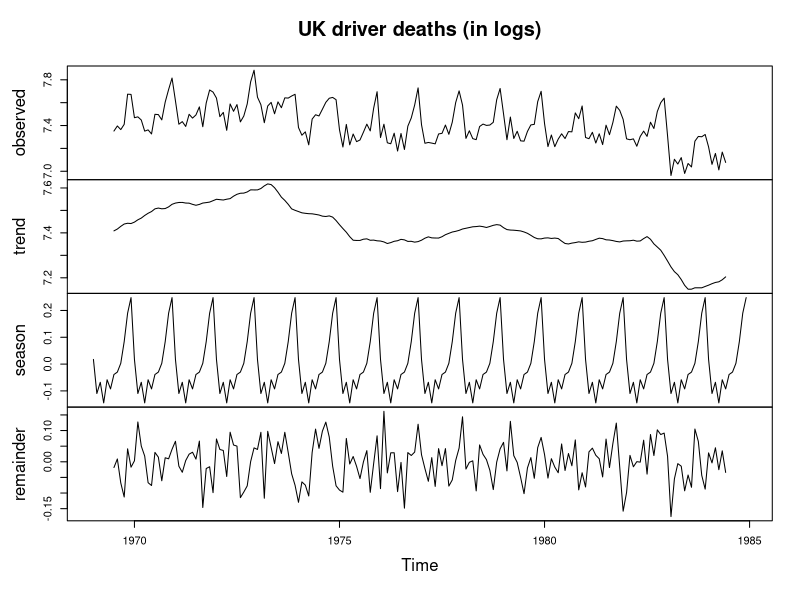
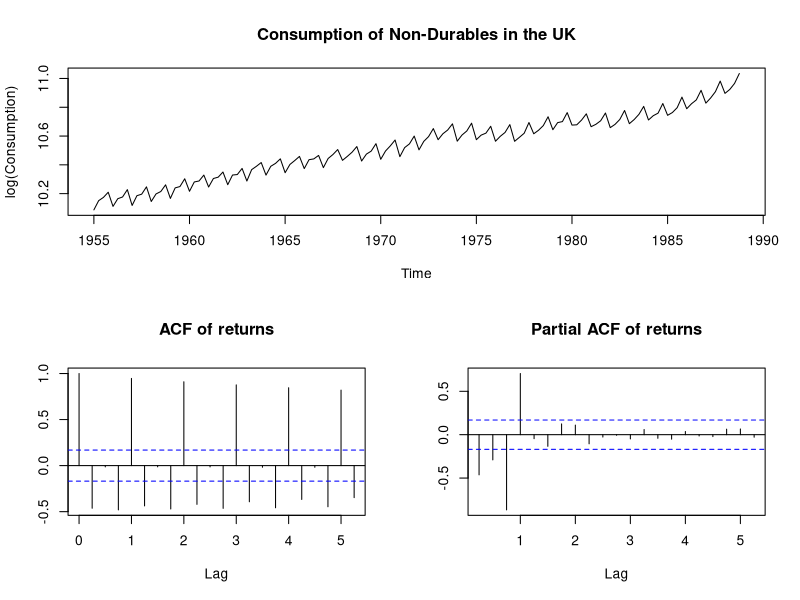
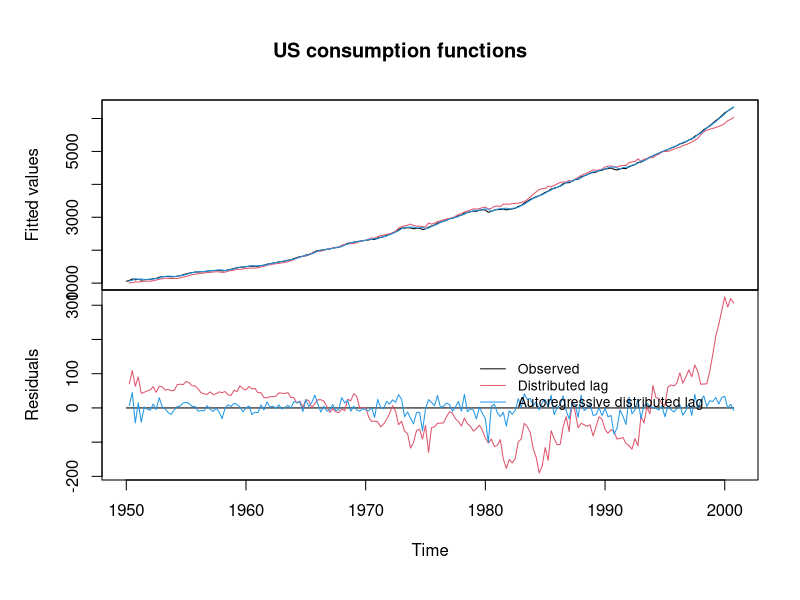
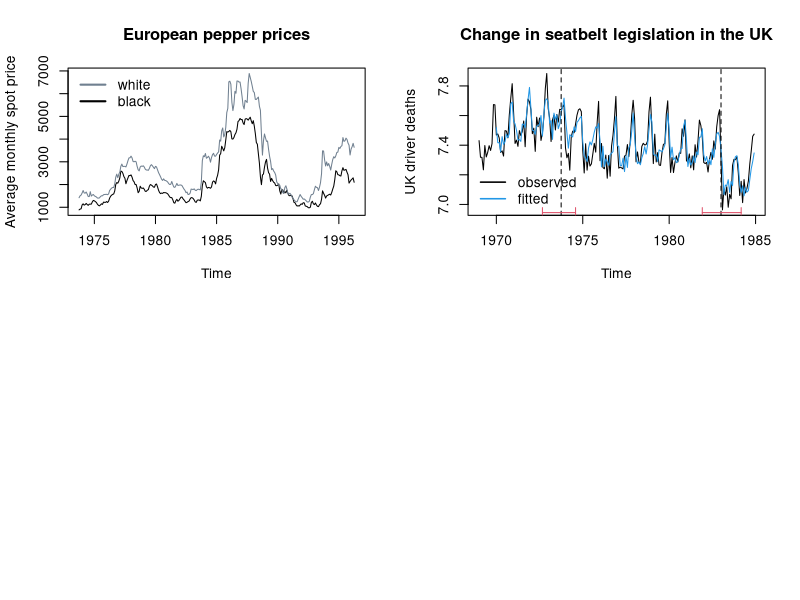
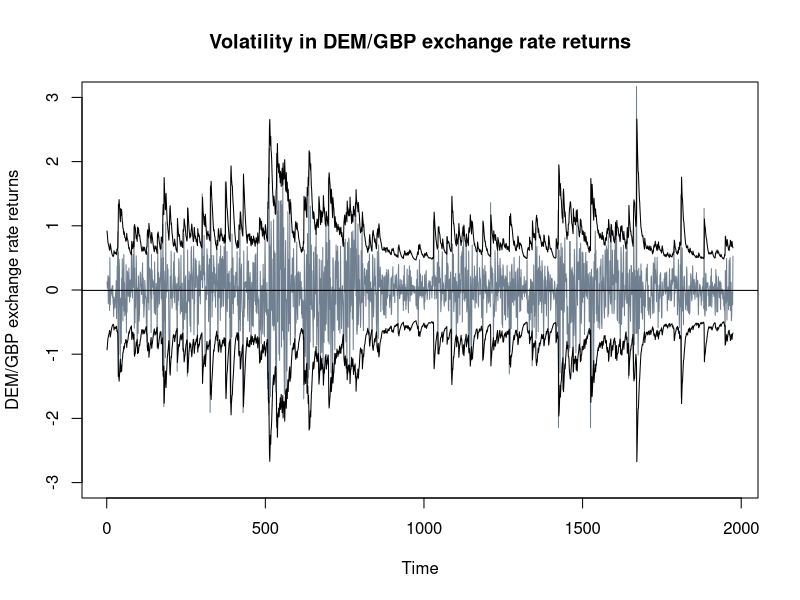

The R script that drew these images, in order:
### R code from vignette source '/home/zeileis/svn/projects/AER/Teaching/TimeSeriesAnalysis/Ch00-Syllabus.Rnw'

###################################################
### code chunk number 1: setup
###################################################
options(prompt = "R> ", continue = "+  ", width = 64,
  digits = 4, show.signif.stars = FALSE, useFancyQuotes = FALSE)
library("AER")
library("strucchange")
set.seed(1071)


###################################################
### code chunk number 2: decompose
###################################################
data("UKDriverDeaths")
x <- decompose(log(UKDriverDeaths))
plot(cbind(
    observed = x$random + x$trend + x$seasonal,
    trend = x$trend,
    season = x$seasonal, 
    remainder = x$random),
  main = "UK driver deaths (in logs)")


###################################################
### code chunk number 3: acf_pacf
###################################################
data("UKNonDurables", package = "AER")
nd <- log(UKNonDurables)
layout(rbind(1, 2:3))
plot(nd, ylab = "log(Consumption)", main = "Consumption of Non-Durables in the UK")
acf(diff(nd), main = "ACF of returns", ylab = "")
pacf(diff(nd), main = "Partial ACF of returns", ylab = "")


###################################################
### code chunk number 4: dynlm
###################################################
data("USMacroG", package = "AER")
library("dynlm")
cons_lm1 <- dynlm(consumption ~ dpi + L(dpi), data = USMacroG)
cons_lm2 <- dynlm(consumption ~ dpi + L(consumption), 
  data = USMacroG)
plot(merge(as.zoo(USMacroG[,"consumption"]), fitted(cons_lm1),
  fitted(cons_lm2), 0, residuals(cons_lm1),
  residuals(cons_lm2)), screens = rep(1:2, c(3, 3)),
  col = rep(c(1, 2, 4), 2), ylab = c("Fitted values", "Residuals"),
  xlab = "Time", main = "US consumption functions")
legend(0.05, 0.95, c("Observed", "Distributed lag", "Autoregressive distributed lag"), 
  col = c(1, 2, 4), lty = 1, bty = "n")


###################################################
### code chunk number 5: urca
###################################################
data("PepperPrice", package = "AER")
plot(PepperPrice, plot.type = "single", col = c("black", "slategray"),
  ylab = "Average monthly spot price",
  main = "European pepper prices")
legend("topleft", c("white", "black"), bty = "n", 
  col = c("slategray", "black"), lty = rep(1,2), lwd = 2)


###################################################
### code chunk number 6: strucchange
###################################################
data("UKDriverDeaths")
dd <- log(UKDriverDeaths)
dd_dat <- ts.intersect(dd, dd1 = lag(dd, k = -1),
  dd12 = lag(dd, k = -12))
dd_bp <- breakpoints(dd ~ dd1 + dd12, data = dd_dat, h = 0.1)
plot(dd, ylab = "UK driver deaths", main = "Change in seatbelt legislation in the UK")
lines(fitted(dd_bp, breaks = 2), col = 4)
lines(confint(dd_bp, breaks = 2))
legend("bottomleft", c("observed", "fitted"), col = c(1, 4), lty = 1, lwd = 1.5, bty = "n")


###################################################
### code chunk number 7: fGarch
###################################################
data("MarkPound", package = "AER")
library("fGarch")
mp_gf <- garchFit(~ garch(1, 1), data = MarkPound, trace = FALSE)

png("Ch0-Syllabus-MarkPound.png", height = 5 * 150, width = 6 * 150, res = 144)
plot(MarkPound, col = "slategray", ylim = c(-3, 3),
  xlab = "Time", ylab = "DEM/GBP exchange rate returns",
  main = "Volatility in DEM/GBP exchange rate returns")
abline(h = coef(mp_gf)[1])
lines(coef(mp_gf)[1] + qnorm(0.975) * volatility(mp_gf))
lines(coef(mp_gf)[1] - qnorm(0.975) * volatility(mp_gf))
dev.off()
